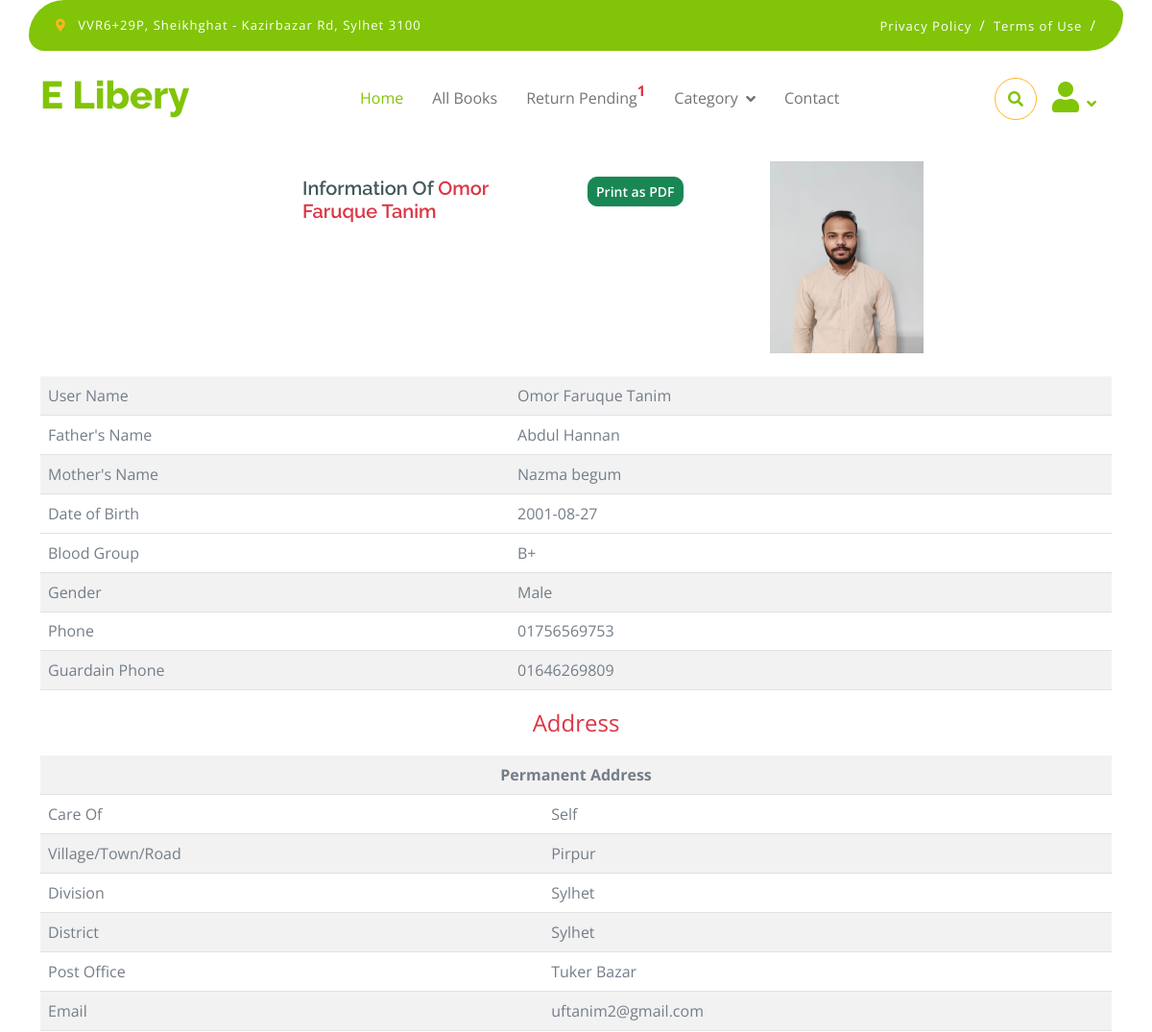
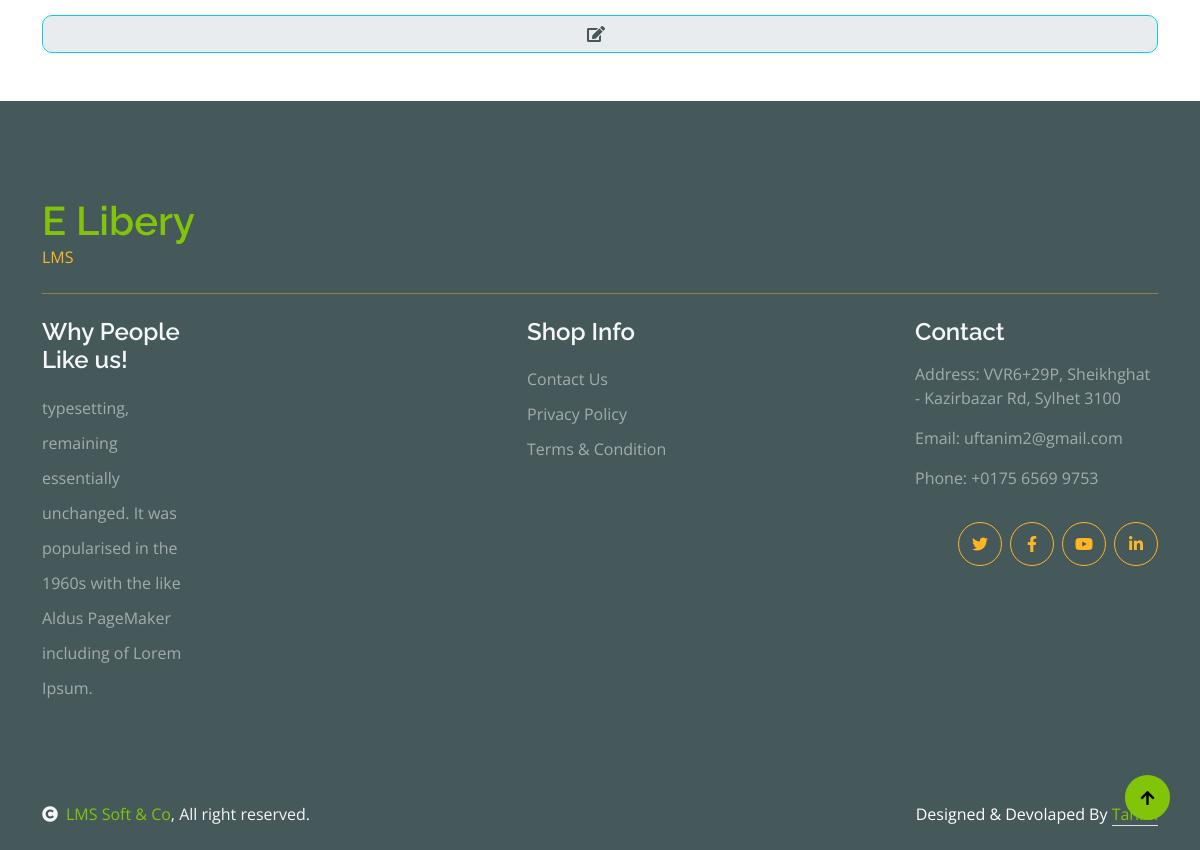
/users/profile.php (signed in), run on the app's committed database (2 pictures, top to bottom).
### tables this page shows
CREATE TABLE `user` (
  `id` int(11) NOT NULL,
  `s_name` varchar(255) NOT NULL,
  `f_name` varchar(255) NOT NULL,
  `m_name` varchar(255) NOT NULL,
  `dod` varchar(255) NOT NULL,
  `blood` varchar(255) NOT NULL,
  `gender` varchar(255) NOT NULL,
  `phone` varchar(255) NOT NULL,
  `g_phone` varchar(255) NOT NULL,
  `per_careof` varchar(255) NOT NULL,
  `per_village` varchar(255) NOT NULL,
  `pdivi` varchar(255) NOT NULL,
  `pdist` varchar(255) NOT NULL,
  `p_posto` varchar(255) NOT NULL,
  `image` varchar(255) NOT NULL,
  `nid` varchar(255) NOT NULL,
  `email` varchar(255) NOT NULL,
  `password` varchar(255) NOT NULL,
  `status` int(11) NOT NULL DEFAULT '0'
);

### users/profile.php (the view, shortened to what this page needs)
<?php
include('ini/header.php');
$sql = "SELECT * FROM user WHERE id = $id";
include('dbcon.php');
$exe = mysqli_query($con,$sql);
$data = mysqli_fetch_assoc($exe);
?>
<br>
<br>
<br><br>
<br>
<br><br>
<div class="container">
	<div class="row">
		<div class="col-md-6 mt-3">
			<h5 class="offset-6">Information Of <span class="text-danger"><?php echo $data['s_name']; ?></span></h5>
		</div>
		<div class="col col-md-2 ">
			<a href="pdf.php?id=<?php echo $id; ?>" class="btn btn-success btn-sm mt-3">Print as PDF</a>
		</div>
		<div class="col-md-2">
			<img class="float-right" src="../user_img/<?php echo $data['image']; ?>" height="200px" width=160px>
		</div>
	</div>
<div class="pcontent mt-4">
	<table class="table table-hover table-striped" width="50%">
		<tr>
			<td class="font-weight-bold">User Name</td>
			<td><?php echo $data['s_name'] ?></td>
		</tr>
		<tr>
			<td class="font-weight-bold">Father's Name</td>
			<td><?php echo $data['f_name'] ?></td>
		</tr>
		<tr>
			<td class="font-weight-bold">Mother's Name</td>
			<td><?php echo $data['m_name'] ?></td>
		</tr>
		<tr>
			<td class="font-weight-bold">Date of Birth</td>
			<td><?php echo $data['dod'] ?></td>
		</tr>
		<tr>
			<td class="font-weight-bold">Blood Group</td>
			<td><?php echo $data['blood'] ?></td>
		</tr>
		<tr>
			<td class="font-weight-bold">Gender</td>
			<td><?php echo $data['gender'] ?></td>
		</tr>
		<tr>
		<tr>
			<td class="font-weight-bold">Phone</td>
			<td><?php echo $data['phone'] ?></td>
		</tr>
		<tr>
			<td class="font-weight-bold">Guardain Phone</td>
			<td><?php echo $data['g_phone'] ?></td>
		</tr>
	</table>
	<p class="text-danger text-center" style="font-size: 24px;">Address</p>
	<table class="table table-hover table-striped" width="50%">
		<tr colspan="2">
			<th colspan="2" class="text-center">Permanent Address</th>
		</tr>
		<tr>
			<td class="font-weight-bold">Care Of</td>
			<td><?php echo $data['per_careof']; ?></td>
		</tr>
		<tr>
			<td class="font-weight-bold">Village/Town/Road</td>
			<td><?php echo $data['per_village'] ?></td>
		</tr>
		<tr>
			<td class="font-weight-bold">Division</td>
			<td><?php echo $data['pdivi'] ?></td>
		</tr>
		<tr>
			<td class="font-weight-bold">District</td>
			<td><?php echo $data['pdist'] ?></td>
		</tr>
		<tr>
			<td class="font-weight-bold">Post Office</td>
			<td><?php echo $data['p_posto'] ?></td>
		</tr>
		<tr>
			<td>Email</td>
			<td><?php echo $data['email'] ?></td>
		</tr>
	</table>
	<a href="editprofile.php?id=<?php echo $data['id']?>" class="btn btn-info form-control"><i class="fa fa-edit me-2 text-dark text-center"></i></a>
</div>
</div>
<?php include('ini/footer.php') ?>

### users/ini/header.php (shortened to what this page needs)
<?php
if(isset($_SESSION['email'])){
	$id = $_SESSION['id'];
	include('dbcon.php');
	$sql2 = "SELECT * FROM issued_book
        LEFT JOIN book ON issued_book.book_id = book.book_id
        LEFT JOIN book_request ON issued_book.req_id = book_request.req_id
        LEFT JOIN user ON issued_book.user_id = user.id
        WHERE DATE_ADD(issued_book.datee, INTERVAL issued_book.days DAY) < CURDATE() AND return_status = 0 AND issued_book.user_id = $id";
    $exe2 = mysqli_query($con,$sql2);
	$rtn_qty = mysqli_num_rows($exe2);
}
else{
	header('location: ../login.php');
}
?>
<!DOCTYPE html>
<html lang="en">
    <head>
        <link rel="stylesheet" href="https://use.fontawesome.com/releases/v5.15.4/css/all.css"/>
        <link href="https://cdn.jsdelivr.net/npm/bootstrap-icons@1.4.1/font/bootstrap-icons.css" rel="stylesheet">
        <link href="lib/lightbox/css/lightbox.min.css" rel="stylesheet">
        <link href="lib/owlcarousel/assets/owl.carousel.min.css" rel="stylesheet">
        <link href="css/bootstrap.min.css" rel="stylesheet">
        <link href="css/style.css" rel="stylesheet">
    </head>
    <body>
        <div class="container-fluid fixed-top">
            <div class="container topbar bg-primary d-none d-lg-block">
                <div class="d-flex justify-content-between">
                    <div class="top-info ps-2">
                        <small class="me-3"><i class="fas fa-map-marker-alt me-2 text-secondary"></i> <a href="#" class="text-white">VVR6+29P, Sheikhghat - Kazirbazar Rd, Sylhet 3100</a></small>
                    </div>
                    <div class="top-link pe-2">
                        <a href="#" class="text-white"><small class="text-white mx-2">Privacy Policy</small>/</a>
                        <a href="#" class="text-white"><small class="text-white mx-2">Terms of Use</small>/</a>
                    </div>
                </div>
            </div>
            <div class="container">
                <nav class="navbar navbar-light bg-white navbar-expand-xl">
                    <a href="index.php" class="navbar-brand"><h1 class="text-primary display-6">E Libery</h1></a>
                    <div class="collapse navbar-collapse bg-white" id="navbarCollapse">
                        <div class="navbar-nav mx-auto">
                            <a href="index.php" class="nav-item nav-link active">Home</a>
                            <a href="all_book.php" class="nav-item nav-link">All Books</a>
                            <a href="returnbookpending.php" class="nav-item nav-link">Return Pending<sup style="font-size: 15px; font-weight: bolder;" class="text-danger"><?php echo $rtn_qty; ?></sup></a>
                            <div class="nav-item dropdown">
                                <a href="#" class="nav-link dropdown-toggle" data-bs-toggle="dropdown">Category</a>
                            </div>
                            <a href="contact.php" class="nav-item nav-link">Contact</a>
                        </div>
                        <div class="d-flex">
                            <button class="btn-search btn border border-secondary btn-md-square rounded-circle bg-white mt-1" data-bs-toggle="modal" data-bs-target="#searchModal"><i class="fas fa-search text-primary"></i></button>
                            <a href="#" class="my-auto">
                                 <div class="nav-item dropdown">
                                <a href="#" class="nav-link dropdown-toggle" data-bs-toggle="dropdown"><i class="fas fa-user fa-2x"></i></a>
                            </div>
                            </a>
                        </div>
                    </div>
                </nav>
            </div>
        </div>

### users/ini/footer.php (shortened to what this page needs)
 <div class="container-fluid bg-dark text-white-50 footer pt-5 mt-5">
            <div class="container py-5">
                <div class="pb-4 mb-4" style="border-bottom: 1px solid rgba(226, 175, 24, 0.5) ;">
                    <div class="row g-4">
                        <div class="col-lg-5">
                            <a href="#">
                                <h1 class="text-primary mb-0">E Libery</h1>
                                <p class="text-secondary mb-0">LMS</p>
                            </a>
                        </div>
                        <div class="col-lg-5">
                        </div>
                    </div>
                </div>
                <div class="row g-5">
                    <div class="col-lg-2">
                        <div class="footer-item">
                            <h4 class="text-light mb-3">Why People Like us!</h4>
                            <p class="mb-4">typesetting, remaining essentially unchanged. It was
                                popularised in the 1960s with the like Aldus PageMaker including of Lorem Ipsum.</p>
                        </div>
                    </div>
                    <div class="col-lg-3 offset-3">
                        <div class="d-flex flex-column text-start footer-item">
                            <h4 class="text-light mb-3">Shop Info</h4>
                            <a class="btn-link" href="contact.php">Contact Us</a>
                            <a class="btn-link" href="index.php">Privacy Policy</a>
                            <a class="btn-link" href="index.php">Terms & Condition</a>
                        </div>
                    </div>
                    <div class="col-lg-3 offset-1">
                        <div class="footer-item">
                            <h4 class="text-light mb-3">Contact</h4>
                            <p>Address: VVR6+29P, Sheikhghat - Kazirbazar Rd, Sylhet 3100</p>
                            <p>Email: uftanim2@gmail.com</p>
                            <p>Phone: +0175 6569 9753</p>
                        </div>
                        <div class="d-flex justify-content-end pt-3">
                                <a class="btn  btn-outline-secondary me-2 btn-md-square rounded-circle" href="www.twitter.com"><i class="fab fa-twitter"></i></a>
                                <a class="btn btn-outline-secondary me-2 btn-md-square rounded-circle" href="https://www.facebook.com/omorfaruk.tanim/"><i class="fab fa-facebook-f"></i></a>
                                <a class="btn btn-outline-secondary me-2 btn-md-square rounded-circle" href="www.youtube.com"><i class="fab fa-youtube"></i></a>
                                <a class="btn btn-outline-secondary btn-md-square rounded-circle" href=""><i class="fab fa-linkedin-in"></i></a>
                            </div>
                    </div>
                </div>
            </div>
        </div>
        <div class="container-fluid copyright bg-dark py-4">
            <div class="container">
                <div class="row">
                    <div class="col-md-6 text-center text-md-start mb-3 mb-md-0">
                        <span class="text-light"><a href="#"><i class="fas fa-copyright text-light me-2"></i>LMS Soft & Co</a>, All right reserved.</span>
                    </div>
                    <div class="col-md-6 my-auto text-center text-md-end text-white">
                        Designed & Devolaped By <a class="border-bottom" href="https://www.facebook.com/omorfaruk.tanim/">Tanim</a>
                    </div>
                </div>
            </div>
        </div>
        <a href="#" class="btn btn-primary border-3 border-primary rounded-circle back-to-top"><i class="fa fa-arrow-up"></i></a>
    </body>
</html>

### users/css/style.css (style rules this page uses)
.back-to-top { position: fixed; right: 30px; bottom: 30px; display: flex; width: 45px; height: 45px; align-items: center; justify-content: center; transition: 0.5s; z-index: 99; }
.btn { font-weight: 600; transition: .5s; }
.btn-md-square { width: 44px; height: 44px; }
.btn-square, .btn-sm-square, .btn-md-square, .btn-lg-square { padding: 0; display: flex; align-items: center; justify-content: center; font-weight: normal; }
.btn.border-secondary { transition: 0.5s; }
.fixed-top { transition: 0.5s; background: var(--bs-white); border: 0; }
.topbar { padding: 20px; border-radius: 230px 100px; }
.topbar .top-info { font-size: 15px; line-height: 0; letter-spacing: 1px; display: flex; align-items: center; }
.topbar .top-link { font-size: 15px; line-height: 0; letter-spacing: 1px; display: flex; align-items: center; }
.topbar .top-link a { letter-spacing: 1px; }
.navbar .navbar-nav .nav-link { padding: 10px 15px; font-size: 16px; transition: .5s; }
.navbar { height: 100px; border-bottom: 1px solid rgba(255, 255, 255, .1); }
.navbar .navbar-nav .nav-link:hover, .navbar .navbar-nav .nav-link.active, .fixed-top.bg-white .navbar .navbar-nav .nav-link:hover, .fixed-top.bg-white .navbar .navbar-nav .nav-link.active { color: var(--bs-primary); }
.navbar .dropdown-toggle::after { border: none; content: "\f107"; font-family: "Font Awesome 5 Free"; font-weight: 700; vertical-align: middle; margin-left: 8px; }
.footer .footer-item .btn-link { line-height: 35px; color: rgba(255, 255, 255, .5); transition: 0.5s; }
.footer .footer-item p.mb-4 { line-height: 35px; }

### data on the page
user: s_name "Omor Faruque Tanim", image (picture), f_name "Abdul Hannan", m_name "Nazma begum", dod "2001-08-27", blood "B+", gender "Male", phone "01756569753", g_phone "01646269809", per_careof "Self", per_village "Pirpur", pdivi "Sylhet", pdist "Sylhet", p_posto "Tuker Bazar", email "uftanim2@gmail.com"

### other printed values
$rtn_qty "1"
